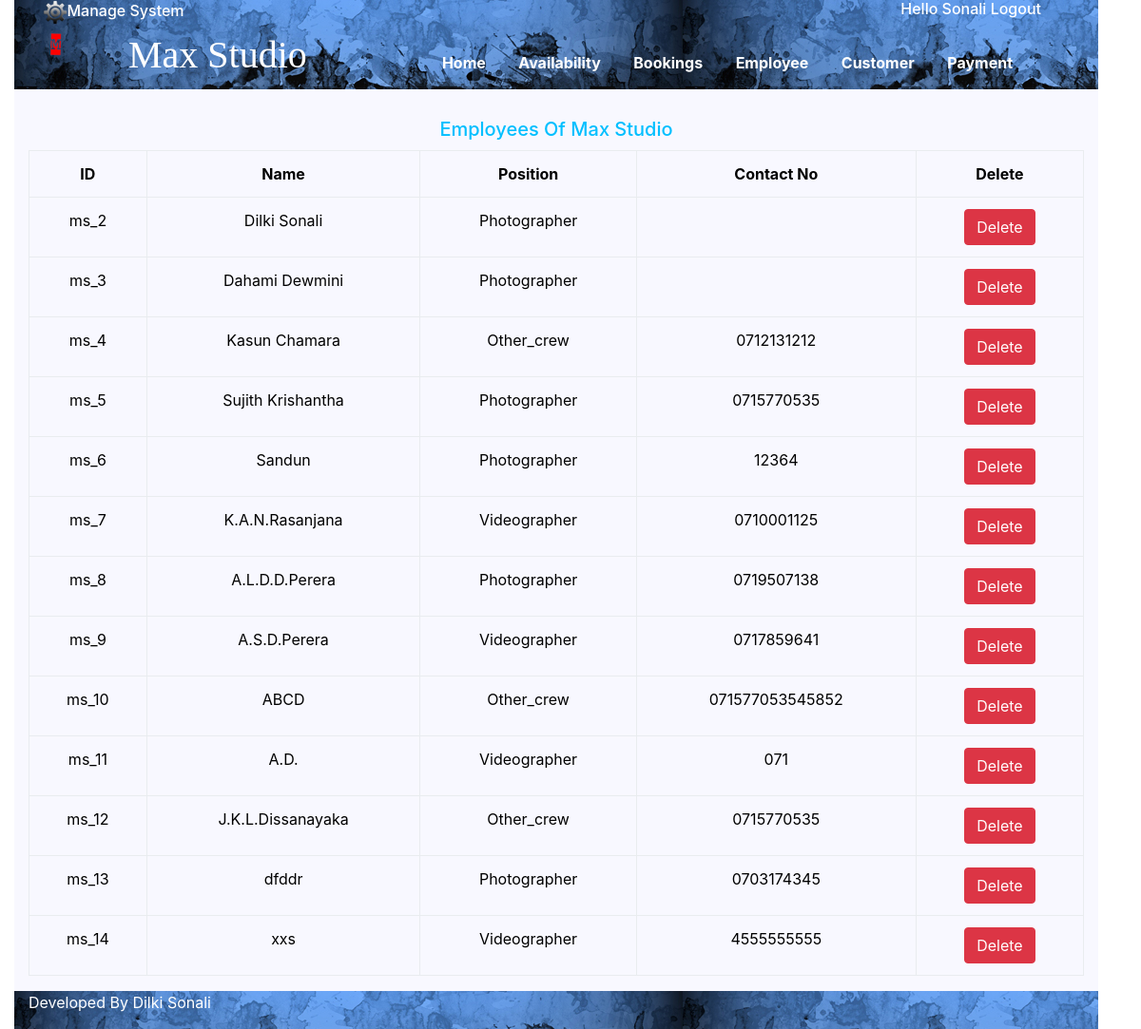
Screenshot of /employee_List.php (signed in) with the database file from the repository.
### tables this page shows
CREATE TABLE `employer_details` (
  `id` int(11) NOT NULL,
  `emp_id` varchar(20) NOT NULL,
  `emp_name` varchar(100) NOT NULL,
  `emp_position` varchar(20) NOT NULL,
  `emp_contact_no` varchar(20) NOT NULL,
  `emp_is_deleted` tinyint(4) NOT NULL
);

### employee_List.php (the view, shortened to what this page needs)
<?php
    require_once('inc/connection.php');
    $query = "SELECT * FROM employer_details WHERE emp_is_deleted = 0 ORDER BY id ASC";
    $result_set =mysqli_query($connection,$query);
    $emp_List = '';
    if($result_set){
        $emp_List .="<h5 class='available text-center marginTop30px marginBottom10px'>Employees Of Max Studio</h5>";
        $emp_List .= "<table class='table table-bordered userTable text-center'>";
        $emp_List .="<tr>";
        $emp_List .="<th>ID</th>";
        $emp_List .="<th>Name</th>";
        $emp_List .="<th>Position</th>";
        $emp_List .="<th>Contact No</th>";
        $emp_List .="<th>Delete</th>";
        $emp_List .="</tr>";
        while($result = mysqli_fetch_assoc($result_set)){
            $emp_List .="<tr>";
            $emp_List .= "<td>{$result['emp_id']}</td>";
            $emp_List .= "<td>{$result['emp_name']}</td>";
            $emp_List .= "<td>{$result['emp_position']}</td>";
            $emp_List .= "<td>{$result['emp_contact_no']}</td>";
            $emp_List .= "<td><a href='delete_Employee.php?id={$result['emp_id']}' target='_blank' class='btn btn-danger' id='deleteEmpBTN'>Delete</a></td>";
            $emp_List .= "</tr>";
        }
        $emp_List .="</table>";
    }
?>
<!DOCTYPE html>
<html>
<head>
	<link rel="stylesheet" href="css/bootstrap.min.css">
	<link rel="stylesheet" href="css/main.css">
</head>
<body>
<div class="container content">
    <div class="row">
        <div class="row col-lg-12 navigationBar">
            <div class="row logOut col-lg-12">
                <div class="col-lg-6  textAlignLeft">
                    <h6><a href="admin.php"><img src="images/icons/settings-icon.png" alt="">Manage System</a></h6>
                </div>
                <div class="col-lg-6 textAlignRight">
                    <h6>Hello <?php echo $_SESSION['last_name']?> <a href="logout.php">Logout</a></h6>
                </div>
            </div>
            <div class="row col-lg-12">
                <div class="col-lg-1 logoDiv">
                    <img src="images/Max_logo.png" alt="">
                </div>
                <div class="col-lg-3 MaxName">
                    <h1>Max Studio</h1>
                </div>
                <div class="col-lg-8 links">
                    <ul>
                        <li><a href="Home_page.php">Home</a></li>
                        <li><a href="view_Bookings.php">Availability</a></li>
                        <li><a href="view_Bookings.php">Bookings</a></li>
                        <li><a href="view_Bookings.php">Employee</a></li>
                        <li><a href="view_Bookings.php">Customer</a></li>
                        <li><a href="view_Bookings.php">Payment</a></li>
                    </ul>
                </div>
            </div>
        </div>
    </div>
		<div class="row">
			<div class="col-lg-12 mainDiv">
                <?php echo $emp_List; ?>
			</div>
		</div>
		<div class="row">
			<div class="row col-lg-12 footer">
				<p>Developed By Dilki Sonali</p>
			</div>
		</div>
	</div>
</body>
</html>

### css/main.css (style rules this page uses)
* a { color: white; }
* { margin: 0; padding: 0; box-sizing: border-box; }
.marginBottom10px { margin-bottom: 10px; }
.marginTop30px { margin-top: 30px; }
.available { color:deepskyblue; }
.textAlignRight { text-align: right; }
.textAlignLeft { text-align: left; }
.links ul { list-style-type: none; float: right; margin-top: 20px; }
.links ul li { display: inline-block; }
.links ul li a { text-decoration: none; padding-right: 30px; font-weight: bold; }
.logoDiv img { width: 40%; }
.logOut a { text-decoration: none; }
.logOut img { width: 5%; }
.navigationBar { background-image: url("../images/menu-low.jpg"); background-repeat: repeat-x; }
.navigationBar h6 { color:white; }
.MaxName { font-family:Anger; color: white; }
.userTable th { width: 30px; }
.mainDiv { background-color: ghostwhite; margin-left: -15px; color: black; }
.footer { background-image: url("../images/menu-low.jpg"); color: white; }

### rows the page displays
employer_details: emp_id "ms_2", emp_name "Dilki Sonali", emp_position "Photographer"
employer_details: emp_id "ms_3", emp_name "Dahami Dewmini", emp_position "Photographer"
employer_details: emp_id "ms_4", emp_name "Kasun Chamara", emp_position "Other_crew", emp_contact_no "0712131212"
employer_details: emp_id "ms_5", emp_name "Sujith Krishantha", emp_position "Photographer", emp_contact_no "0715770535"
employer_details: emp_id "ms_6", emp_name "Sandun", emp_position "Photographer", emp_contact_no "12364"
employer_details: emp_id "ms_7", emp_name "K.A.N.Rasanjana", emp_position "Videographer", emp_contact_no "0710001125"
employer_details: emp_id "ms_8", emp_name "A.L.D.D.Perera", emp_position "Photographer", emp_contact_no "0719507138"
employer_details: emp_id "ms_9", emp_name "A.S.D.Perera", emp_position "Videographer", emp_contact_no "0717859641"
employer_details: emp_id "ms_10", emp_name "ABCD", emp_position "Other_crew", emp_contact_no "071577053545852"
employer_details: emp_id "ms_11", emp_name "A.D.", emp_position "Videographer", emp_contact_no "071"
employer_details: emp_id "ms_12", emp_name "J.K.L.Dissanayaka", emp_position "Other_crew", emp_contact_no "0715770535"
employer_details: emp_id "ms_13", emp_name "dfddr", emp_position "Photographer", emp_contact_no "0703174345"
employer_details: emp_id "ms_14", emp_name "xxs", emp_position "Videographer", emp_contact_no "4555555555"

### other values shown
$_SESSION['last_name'] "Sonali"
